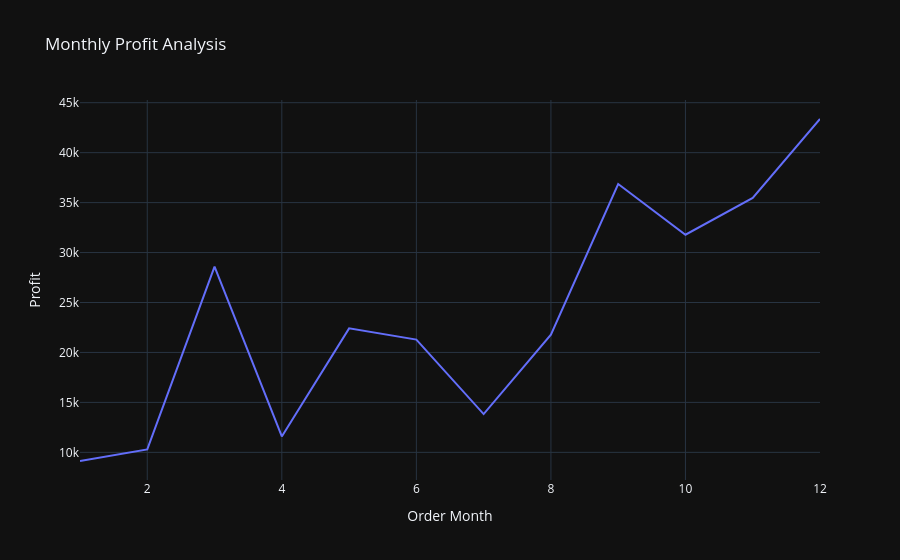

The code cell stored with this chart in its notebook:
### Code cell
fig = px.line(profit_by_month, x = "Order Month", y = "Profit", title = "Monthly Profit Analysis")
fig.show()

### Figure 1 — Plotly figure (JSON) as saved in the notebook; plotly's stock layout.template omitted (floating-point values rounded to 4 significant figures)
{"data": [{"hovertemplate": "Order Month=%{x}<br>Profit=%{y}<extra></extra>", "legendgroup": "", "line": {"color": "#636efa", "dash": "solid"}, "marker": {"symbol": "circle"}, "mode": "lines", "name": "", "orientation": "v", "showlegend": false, "type": "scatter", "x": [1, 2, 3, 4, 5, 6, 7, 8, 9, 10, 11, 12], "xaxis": "x", "y": [9134.0, 10290.0, 28590.0, 11590.0, 22410.0, 21290.0, 13830.0, 21780.0, 36860.0, 31780.0, 35470.0, 43370.0], "yaxis": "y"}], "layout": {"legend": {"tracegroupgap": 0}, "title": {"text": "Monthly Profit Analysis"}, "xaxis": {"anchor": "y", "domain": [0, 1], "title": {"text": "Order Month"}}, "yaxis": {"anchor": "x", "domain": [0, 1], "title": {"text": "Profit"}}}}
